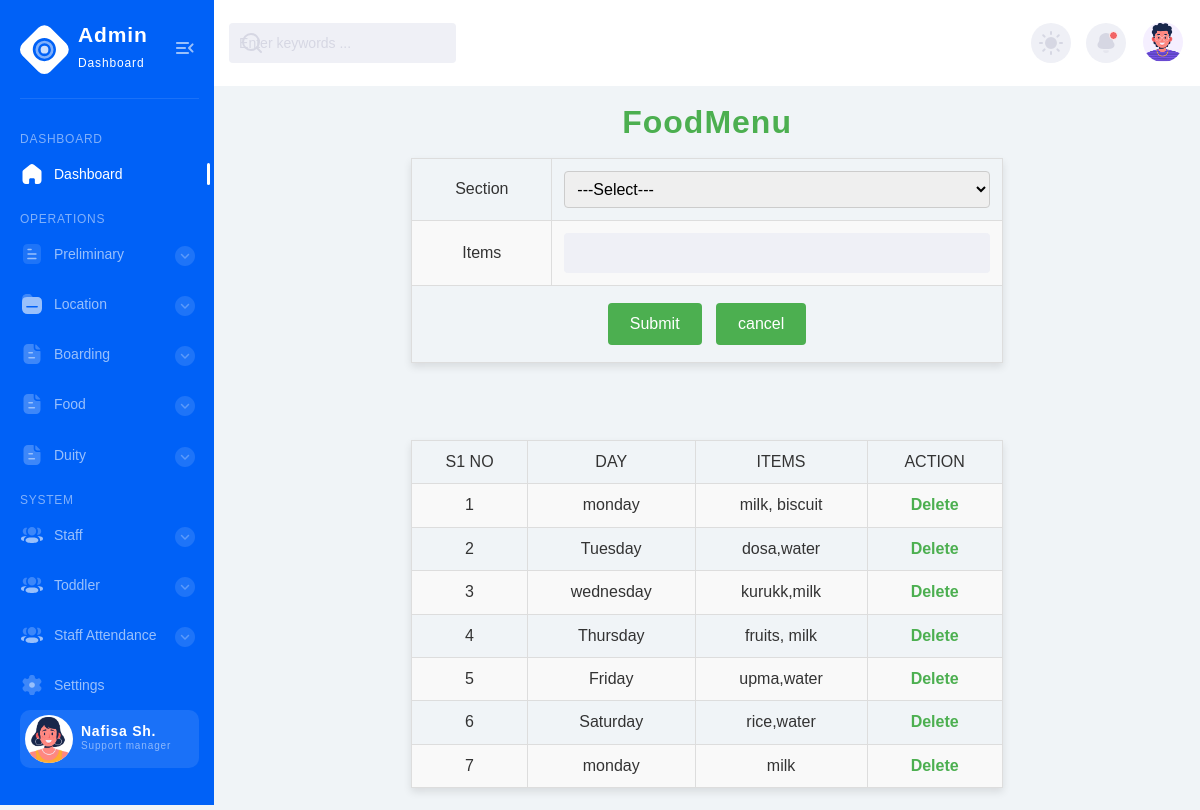
/Project/Admin/FoodMenu.php, run on the app's committed database.
### tables this page shows
CREATE TABLE `tbl_foodmenu` (
  `foodmenu_id` int(11) NOT NULL,
  `foodmenu_items` varchar(50) NOT NULL,
  `foodsection_id` int(11) NOT NULL
);

CREATE TABLE `tbl_foodsection` (
  `foodsection_id` int(11) NOT NULL,
  `foodsection_name` varchar(50) NOT NULL
);

### Project/Admin/FoodMenu.php (the view, shortened to what this page needs)
<?php include("Head.php") ?>
<?php  include("../Assets/Connection/Connection.php");
?>
<!DOCTYPE html PUBLIC "-//W3C//DTD XHTML 1.0 Transitional//EN" "http://www.w3.org/TR/xhtml1/DTD/xhtml1-transitional.dtd">
<html xmlns="http://www.w3.org/1999/xhtml">
<head>
</head>
<body>
<form id="form1" name="form1" method="post" action="">
<h1 align="center">FoodMenu</h1>
  <table colspan="2" align="center" border="1">
    <tr>
    <td>Section</td>
      <td>
      <select name="selname" id="selname">
      <option>---Select---</option>
      </select>
      </td>
      <tr>
      <td>Items</td>
      <td><label for="txt_item"></label>
      <input type="text" name="txt_item" id="txt_item" /></td>
    </tr>
    <tr>
      <td  colspan="2"align="center">
     <input type="submit" name="btn_submit" id="btn_submit" value="Submit" />
    <input type="submit" name="btn_submit" id="btn_submit" value="cancel" /></td>
    </tr>
  </table>
    <br /><br/>
  <table border="1" cols="2" align="center">
    <tr>
      <td>S1 NO</td>
      <td>DAY</td>
      <td>ITEMS</td>
      <td>ACTION</td>
    </tr>
    <?PHP
	$i=0;
$selQry ="select * from tbl_foodmenu  m inner join tbl_foodsection s on s.foodsection_id = m.foodsection_id ";
	$result = $con -> query($selQry);
	while($data = $result -> fetch_assoc())
	{
		$i++
		?>
    <tr>
      <td><?php echo $i ?></td>
      <td><?php echo $data['foodsection_name']?></td>
      <td><?php echo $data['foodmenu_items'] ?></td>
      <td>
      <a href="FoodMenu.php?did=<?php echo $data['foodmenu_id']?>" class="a">Delete</a>
      </td>
    </tr>
    <?php
	}
	?>
  </table>
</form>
</body>
</html>
<?php include("Foot.php") ?>

### Project/Admin/FoodMenu.php (style rules this page uses)
body { font-family: Arial, sans-serif; background-color: #f0f4f7; color: #333; }
h1 { text-align: center; color: #4CAF50; font-size: 32px; margin-top: 20px; }
table { width: 60%; margin: 20px auto; border-collapse: collapse; box-shadow: 0 4px 8px rgba(0, 0, 0, 0.1); }
table, th, td { border: 1px solid #ddd; padding: 12px; text-align: center; }
tr:nth-child(even) { background-color: #f9f9f9; }
input[type="text"], select { width: 100%; padding: 8px; border: 1px solid #ccc; border-radius: 4px; box-sizing: border-box; }
input[type="submit"], input[type="reset"] { background-color: #4CAF50; color: white; border: none; padding: 10px 20px; cursor: pointer; border-radius: 4px; margin: 5px; }
.a { color: #4CAF50; text-decoration: none; font-weight: bold; }

### data on the page
tbl_foodmenu: foodsection.foodsection_name "monday", foodmenu_items "milk, biscuit"
tbl_foodmenu: foodsection.foodsection_name "Tuesday", foodmenu_items "dosa,water"
tbl_foodmenu: foodsection.foodsection_name "wednesday", foodmenu_items "kurukk,milk"
tbl_foodmenu: foodsection.foodsection_name "Thursday", foodmenu_items "fruits, milk"
tbl_foodmenu: foodsection.foodsection_name "Friday", foodmenu_items "upma,water"
tbl_foodmenu: foodsection.foodsection_name "Saturday", foodmenu_items "rice,water"
tbl_foodmenu: foodsection.foodsection_name "monday", foodmenu_items "milk"
